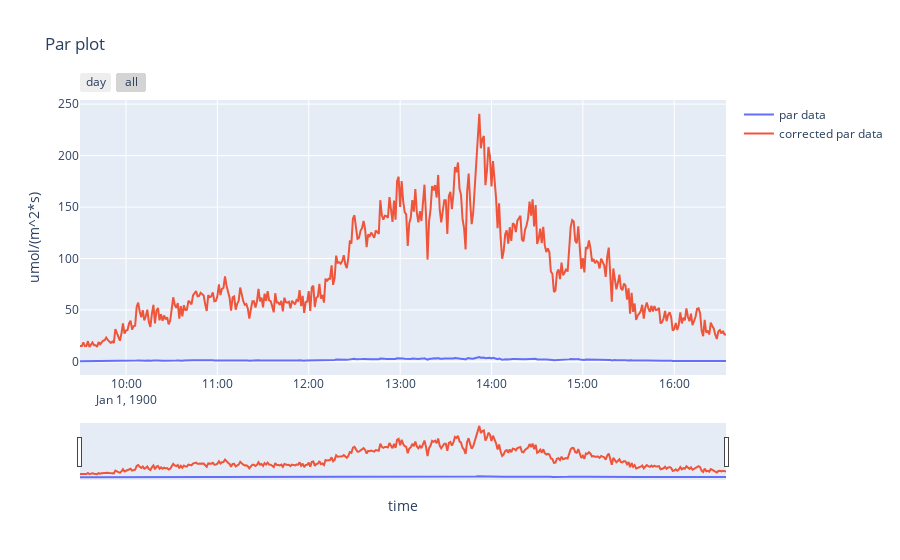

This figure's notebook cell:
### Code cell
# Plot
fig = go.Figure()
fig.add_trace(go.Scatter(x = sens_df["date"], y=sens_df["Counts"], mode = 'lines', name = 'par data'))
fig.add_trace(go.Scatter(x = sens_df["date"], y=sens_df["corr_par"], mode = 'lines', name = 'corrected par data'))

fig.update_layout(title='Par plot',
                  xaxis_title='time',
                  yaxis_title='umol/(m^2*s)')

# Interactivity
fig.update_layout(
        hovermode="x unified", #show trace line
        xaxis=dict( # Buttons at the top
        rangeselector=dict(
            buttons=list([
                dict(count=1, label="day", step="day",stepmode="backward"),
                dict(step="all")
            ])
        ),
        rangeslider = dict(visible=True), type="date")
)

fig.show()

### Figure 1 — Plotly figure (JSON) as saved in the notebook; plotly's stock layout.template omitted (floating-point values rounded to 4 significant figures; data arrays with more than 128 entries replaced by an {"elided": "..."} marker saying what was removed)
{"data": [{"mode": "lines", "name": "par data", "type": "scatter", "x": {"elided": "426 str values"}, "y": {"elided": "426 float values"}}, {"mode": "lines", "name": "corrected par data", "type": "scatter", "x": {"elided": "426 str values"}, "y": {"elided": "426 float values"}}], "layout": {"hovermode": "x unified", "title": {"text": "Par plot"}, "xaxis": {"rangeselector": {"buttons": [{"count": 1, "label": "day", "step": "day", "stepmode": "backward"}, {"step": "all"}]}, "rangeslider": {"visible": true}, "title": {"text": "time"}, "type": "date"}, "yaxis": {"title": {"text": "umol/(m^2*s)"}}}}
